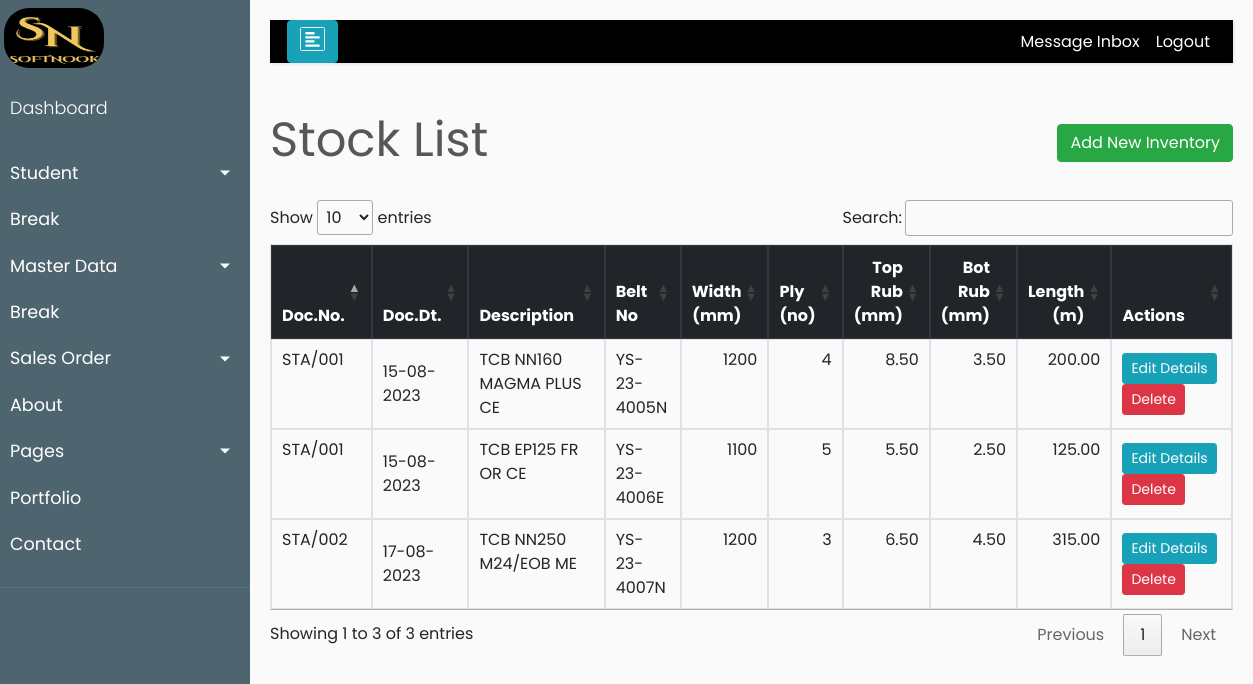
The app's page /product/stock/, older data.
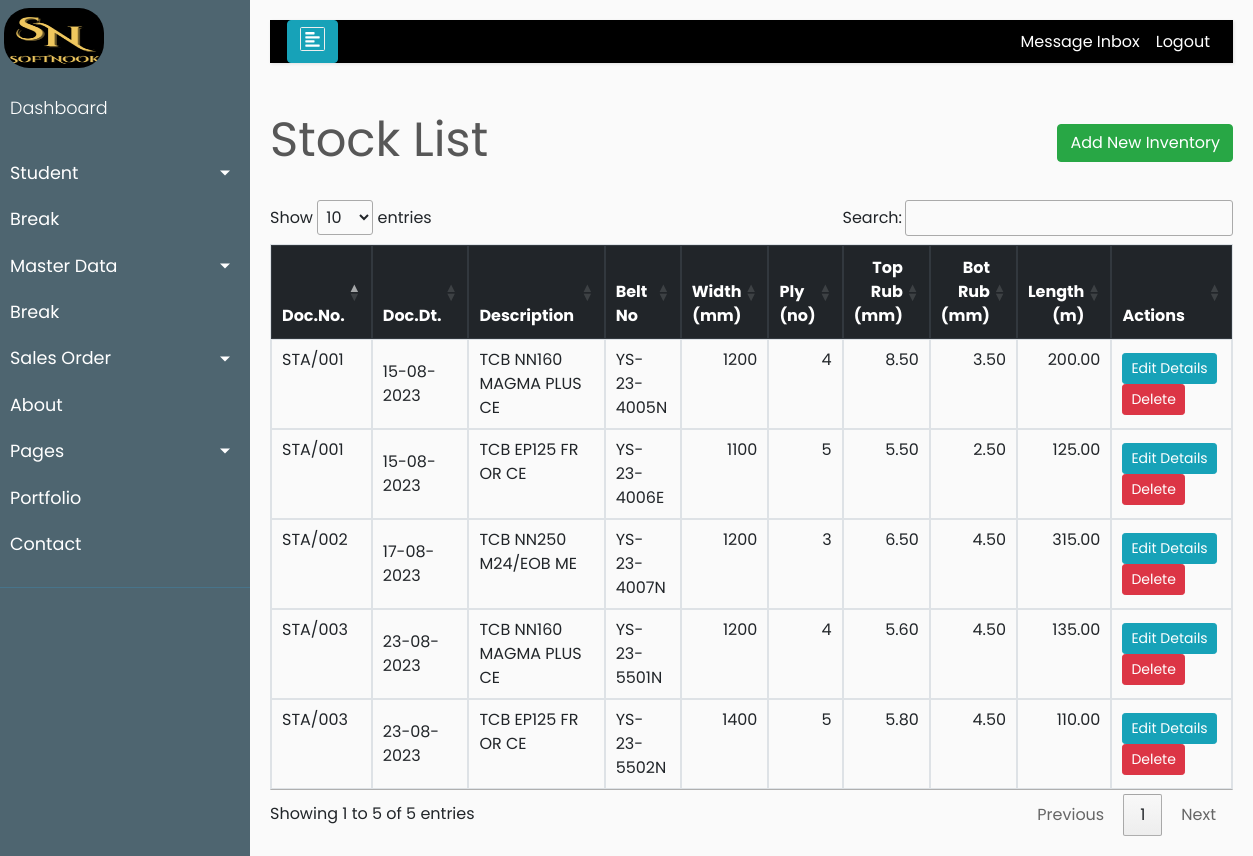
The same page, newer data.
### product/models.py (models this page shows, shortened)
class Stock(models.Model):
    id              = models.AutoField(primary_key=True)
    doc_no          = models.CharField(verbose_name='Doc.No.', max_length=20, null=True, blank=True)
    doc_dt          = models.DateField(verbose_name='Doc.Date', null=True, blank=True)
    belt_no         = models.CharField(verbose_name='Belt No', max_length=20, unique=True, null=True, blank=True)
    name            = models.CharField(verbose_name='Item Code', max_length=10, null=True, blank=True)
    prod_des        = models.ForeignKey(Product, on_delete = models.CASCADE, related_name='proddesc')
    item_text       = models.CharField(verbose_name='Item Description', max_length=100, null=True, blank=True)
    width           = models.IntegerField(verbose_name='Width(mm)',validators=[MinValueValidator(500), MaxValueValidator(1800)],null=True, blank=True)
    ply             = models.IntegerField(verbose_name='Ply(no)',validators=[MinValueValidator(2), MaxValueValidator(8)],null=True, blank=True)
    tr              = models.DecimalField(verbose_name='Top Rubber(mm)',validators=[MinValueValidator(1.5), MaxValueValidator(20.00)],max_digits=5, decimal_places=2,null=True,blank=True)
    br              = models.DecimalField(verbose_name='Bot Rubber(mm)',validators=[MinValueValidator(1.5), MaxValueValidator(20.00)],max_digits=5, decimal_places=2,null=True,blank=True)
    quantity        = models.DecimalField(verbose_name='Quantity(m)',validators=[MinValueValidator(10), MaxValueValidator(450.00)],max_digits=6, decimal_places=2,null=True,blank=True)
    is_deleted      = models.BooleanField(default=False)
    created_date    = models.DateTimeField(auto_now_add=True)
    modified_date   = models.DateTimeField(auto_now=True)
    fk_email 	    = models.ForeignKey(Account,verbose_name="email key", on_delete=models.CASCADE, null=True, blank=True)

class Product(models.Model):
    prod_code = models.CharField(verbose_name='Prod-Code', max_length=10, unique=True, null=True, blank=True)
    PROD_CHOICES    = (
 		 (None, 'Select'),
         ('01', 'SCB'),
         ('02', 'TCB'),
         ('03', 'S-PIPE'),
         ('04', 'T-PIPE'),
	)
    prod_tag        = models.CharField(verbose_name='Prod-Catg', max_length=7,
	                                  choices=PROD_CHOICES, null=True, blank=True)
    FAB_CHOICES     = (
 		 (None, 'Select'),
         ('01', 'NN'),
         ('02', 'EP'),
         ('03', 'PP'),
	)
    fab_type        = models.CharField(verbose_name='Fab-type', max_length=5,
	                                  choices=FAB_CHOICES, null=True, blank=True)
    FAB_DSG  = (
         (None, 'Select'),
         ('01', '90'),
         ('02', '100'),
         ('03', '125'),
         ('04', '160'),
         ('05', '200'),
         ('06', '250'),
         ('07', '315'),
         ('08', '350'),
         ('09', '400'),
         ('10', '450'),
         ('11', '500'),
    )
    fab_str         = models.CharField(verbose_name='Fab-Style', max_length=3,
	                                  choices=FAB_DSG, null=True, blank=True)
    grade           = models.ForeignKey("Grade", verbose_name="Grade", on_delete=models.CASCADE, null=True, blank=True)
    EDGE_CHOICES = (
 		 (None, 'Select'),
         ('01', 'CE'),
         ('02', 'ME'),
	)
    edge            = models.CharField(verbose_name='Edge', max_length=5,choices=EDGE_CHOICES, null=True, blank=True)
    ST_CHOICES = (
            (None, 'Select'),
            ('ST 1000','ST 1000'),
            ('ST 1250','ST 1250'),
            ('ST 1400','ST 1400'),
            ('ST 1600','ST 1600'),
            ('ST 1800','ST 1800'),
            ('ST 2000','ST 2000'),
            ('ST 2500','ST 2500'),
            ('ST 2800','ST 2800'),
            ('ST 3150','ST 3150'),
            ('ST 3500','ST 3500'),
            ('ST 4000','ST 4000'),
            ('ST 4500','ST 4500'),
            ('ST 5000','ST 5000'),
            ('ST 5400','ST 5400'),
            ('ST 6300','ST 6300'),
            ('ST 6800','ST 6800'),
            ('ST 7500','ST 7500'),
            ('ST 2250','ST 2250'),
	)
    st_rating       = models.CharField(verbose_name='Strength', max_length=7,choices=ST_CHOICES, null=True, blank=True)
    STCON_CHOICES   = (
 		 (None, 'Select'),
         ('01', '7x7'),
         ('02', '7x19'),
	)
    cord_const      = models.CharField(verbose_name='Cord Const.', max_length=15,choices=STCON_CHOICES, null=True, blank=True)
    prod_des        = models.CharField(verbose_name='Item Description', max_length=250, null=True, blank=True)
    created_date    = models.DateTimeField(auto_now_add=True)
    modified_date   = models.DateTimeField(auto_now=True)
    email 	        = models.ForeignKey(Account,verbose_name="email key", on_delete=models.CASCADE, null=True, blank=True)
    def __str__(self):
        return f'{self.prod_des}'

### product/views.py (the view)
# urls.py: path('stock/', StockListView.as_view(), name='stock-list'),
class StockListView(ListView):
    model = Stock
    template_name = "product/stock_list.html"
    queryset = Stock.objects.filter(is_deleted=False)

### product/templates/product/stock_list.html (shortened to what this page needs)
{% extends 'base.html' %}
{% load static %}
{% block content %}
    <div class="row" style="color: #575757; font-style: bold; font-size: 3rem;">
        <div class="col-md-8">Stock List</div>
        <div class="col-md-4">
            <div style="float:right;"> <a class="btn btn-success" href="{% url 'product:stock-create' %}">Add New Inventory</a> </div>
        </div>
    </div>
    <br>
    <table id="stock" class="table table-css table-hover table-bordered ">
        <thead class="thead-dark align-middle">
            <tr>
                <th width="7%">Doc.No.</th>
                <th width="10%">Doc.Dt.</th>
                <th width="17%">Description</th>
				<th width="10%">Belt No</th>
				<th width="7%" class="text-right">Width<br>(mm)</th>
				<th width="6%">Ply<br>(no)</th>
				<th width="9%" class="text-right">Top Rub<br>(mm)</th>
				<th width="9%" class="text-right">Bot Rub<br>(mm)</th>
				<th width="9%" class="text-right">Length<br>(m)</th>
                <th width="16%">Actions</th>
			</tr>
        </thead>
{% if object_list %}
        <tbody>
            {% for item in object_list %}
            <tr>
				<td class="align-left"> {{ item.doc_no }} </td>
                <td class="align-middle"> {{ item.doc_dt|date:"d-m-Y" }} </td>
				<td class="align-left"> {{ item.prod_des }} </td>
				<td class="align-left"> {{ item.belt_no }} </td>
				<td class="text-right"> {{ item.width }} </td>
				<td class="text-right"> {{ item.ply }} </td>
				<td class="text-right"> {{ item.tr }} </td>
				<td class="text-right"> {{ item.br }} </td>
				<td class="text-right"> {{ item.quantity }} </td>
				<td class="align-middle">
                    <div class="align-middle">
						<a href="{% url 'product:edit-stock' stock_id=item.id %}" class="btn btn-info btn-sm">Edit Details</a>
						<a href="{% url 'product:stock-delete' stock_id=item.id %}" class="btn btn-danger btn-sm">Delete</a>
					</div>
                </td>
            </tr>
            {% endfor %}
        </tbody>
    </table>
{% else %}
        <tbody></tbody>
    </table>
    <br><br><br><br><br><br><br><br>
    <div style="color: #575757; font-style: bold; font-size: 1.5rem; text-align: center;">The records are empty. Please try adding some.</div>
{% endif %}
{% endblock content %}

### templates/base.html (shortened to what this page needs)
{% load static %}
<!DOCTYPE html>
<html>
<head>
    <link rel="stylesheet" href="https://stackpath.bootstrapcdn.com/bootstrap/4.1.0/css/bootstrap.min.css">
</head>
<body>
    <div class="wrapper">
        <nav id="sidebar">
            <div class="sidebar-header">
			 <img  class="img-bar" src="{% static 'image/softnook3.png' %}" alt="Soft Logo"  style="float:left;margin-top:8px;margin-left:4px;">
            </div>
			<br>
            <ul class="list-unstyled components">
                <p><a href="{% url 'dashboard'%}">Dashboard</a></p>
				<li>
                    <a href="#homeSubmenu" data-toggle="collapse" aria-expanded="false" class="dropdown-toggle">Student</a>
                </li>
				<li>
                    <a href="#">Break</a>
                </li>
				<li>
                    <a href="#prodSubmenu" data-toggle="collapse" aria-expanded="false" class="dropdown-toggle">Master Data</a>
				</li>
				<li>
                    <a href="#">Break</a>
                </li>
				<li>
					<a href="#orderSubmenu" data-toggle="collapse" aria-expanded="false" class="dropdown-toggle">Sales Order</a>
                </li>
                <li>
                    <a href="#">About</a>
                </li>
                <li>
                    <a href="#pageSubmenu" data-toggle="collapse" aria-expanded="false" class="dropdown-toggle">Pages</a>
                </li>
                <li>
                    <a href="#">Portfolio</a>
                </li>
                <li>
                    <a href="#">Contact</a>
                </li>
            </ul>
            <ul class="list-unstyled CTAs">
        </nav>
        <div id="content">
            <nav class="navbar navbar-expand-lg navbar-light bg-light">
                <div class="container-fluid">
                    <button type="button" id="sidebarCollapse" class="btn btn-info" style="margin-left:2px;" >
                        <i class='fas fa-align-left fa-border fa-1x' style='width:25px;'></i>
                    </button>
                    <div class="collapse navbar-collapse" id="navbarSupportedContent">
						<ul class="nav navbar-nav ml-auto">
							<li class="nav-item active">
								<a href="{% url 'account:inbox'%}" class="nav-link" style="color:white;">Message Inbox</a>
							</li>
                            <li class="nav-item active">
								<a href="{% url 'logout' %}" class="nav-link" style="color:white;">Logout</a>
                            </li>
                        </ul>
                    </div>
                </div>
            </nav>
			{% block error_messages %}
			<div class="row">
                <div class="col-md-12">
				</div>
			</div>
			{% endblock error_messages %}
			{% block content %}
			{% endblock content %}
    </div>
	<link rel="stylesheet" href="https://cdn.datatables.net/1.13.4/css/jquery.dataTables.min.css">
	<link rel="stylesheet" type="text/css" href="//cdn.datatables.net/1.11.5/css/jquery.dataTables.css">
</body>
</html>

### templates/base.html (style rules this page uses)
body { font-family: 'Poppins', sans-serif; background: #fafafa; }
p { font-family: 'Poppins', sans-serif; font-size: 1.1em; font-weight: 300; line-height: 1.7em; color: #999; }
a, a:hover, a:focus { color: inherit; text-decoration: none; transition: all 0.3s; }
.navbar { padding: 0px 0px; border: none; border-radius: 0; margin-bottom: 40px; box-shadow: 1px 1px 3px rgba(0, 0, 0, 0.1); }
.wrapper { display: flex; width: 100%; align-items: stretch; }
#sidebar { min-width: 250px; max-width: 250px; background: #4e6570; color: #fff; transition: all 0.3s; }
#sidebar .sidebar-header { padding: 20px; background: #4e6570; }
#sidebar ul.components { padding: 20px 0; border-bottom: 1px solid #47748b; }
#sidebar ul p { color: #fff; padding: 10px; }
#sidebar ul li a { padding: 10px; font-size: 1.1em; display: block; }
a[data-toggle="collapse"] { position: relative; }
.dropdown-toggle::after { display: block; position: absolute; top: 50%; right: 20px; transform: translateY(-50%); }
ul.CTAs { padding: 20px; }
#content { width: 100%; padding: 20px; min-height: 100vh; transition: all 0.3s; }
.container-fluid { background-color: black; }
.img-bar { position: fixed; top: 0; left: 0; width: 8%; height: 60px; border-radius: 25px; background-blend-mode: luminosity; }

Row changes from the older to the newer data that the page shows:
added Stock: doc_no "STA/003", doc_dt "23-08-2023", prod_des "TCB NN160 MAGMA PLUS CE", belt_no "YS-23-5501N", width "1200", ply "4", tr "5.60", br "4.50", quantity "135.00"
added Stock: doc_no "STA/003", doc_dt "23-08-2023", prod_des "TCB EP125 FR OR CE", belt_no "YS-23-5502N", width "1400", ply "5", tr "5.80", br "4.50", quantity "110.00"
Text that changed along with them:
text written by a page script: "Show entries Search: Showing 1 to 3 of 3 entries Previous 1 Next" → "Show entries Search: Showing 1 to 5 of 5 entries Previous 1 Next"
